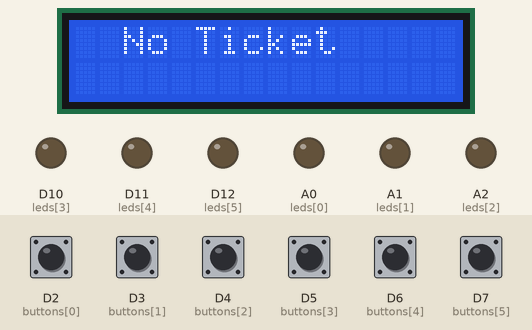
This sketch was run on a simulated Arduino Uno R4 WiFi. Parts: 16×2 character LCD, output pins drawn as LEDs (lit = HIGH). The inputs (shaded band) are chosen by the test bench; at power-on: D2 (buttons[0]), D3 (buttons[1]), D4 (buttons[2]), D5 (buttons[3]), D6 (buttons[4]), D7 (buttons[5]) HIGH. WiFi joins after 1.5 s; servers stay silent unless stated; what the sketch prints to the serial monitor is not drawn.

Above: at 5.8 s.
5.9 s: D2 (buttons[0]) pulled LOW for 0.15 s
At 6.0 s:
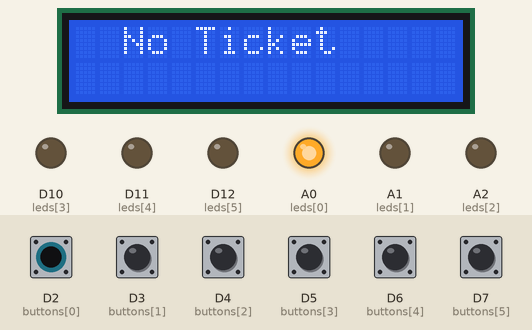
7.6 s: D3 (buttons[1]) pulled LOW for 0.15 s
At 7.7 s:
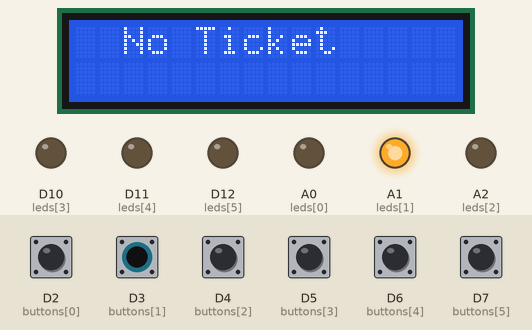
9.3 s: D4 (buttons[2]) pulled LOW for 0.15 s
At 9.4 s:
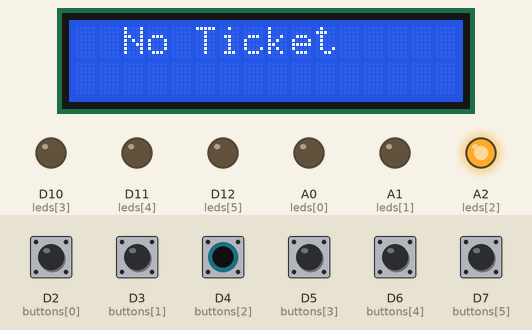
11.0 s: D5 (buttons[3]) pulled LOW for 0.15 s
At 11.1 s:
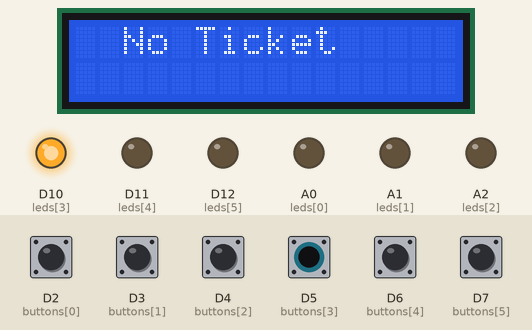
12.7 s: D6 (buttons[4]) pulled LOW for 0.15 s
At 12.8 s:
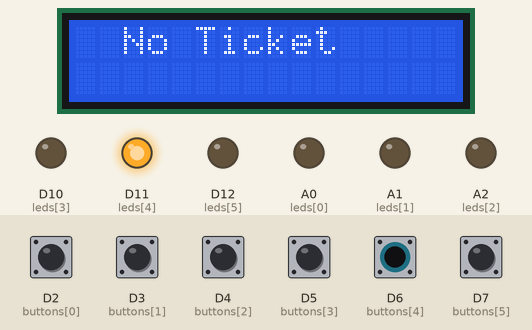
14.4 s: D7 (buttons[5]) pulled LOW for 0.15 s
At 14.5 s:
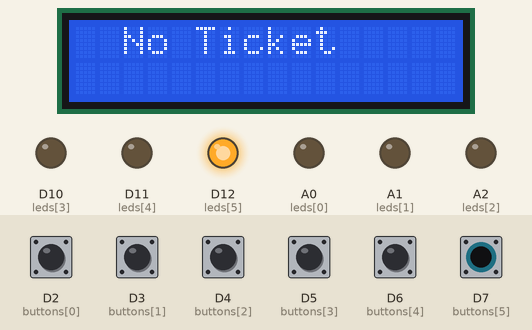
Timing chart, 0 to 17.1 s (numbered marks = the images above; inputs shaded):
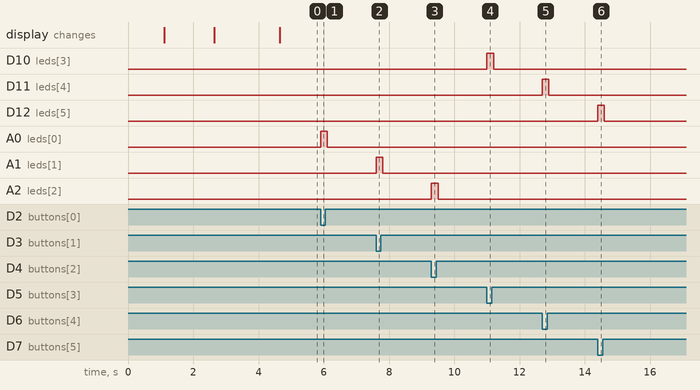

Measured:
- after the input at 5.9 s, A0 (leds[0]): LOW → HIGH at once, → LOW 0.20 s later
- after the input at 7.6 s, A1 (leds[1]): LOW → HIGH at once, → LOW 0.20 s later
- after the input at 9.3 s, A2 (leds[2]): LOW → HIGH at once, → LOW 0.20 s later
- after the input at 11.0 s, D10 (leds[3]): LOW → HIGH at once, → LOW 0.20 s later
- after the input at 12.7 s, D11 (leds[4]): LOW → HIGH at once, → LOW 0.20 s later
- after the input at 14.4 s, D12 (leds[5]): LOW → HIGH at once, → LOW 0.20 s later

The sketch:

ArduinoWIFI_withLCD_withBUTTONS.ino
```cpp
#include <LiquidCrystal_I2C.h>
#include <WiFiS3.h>
#include <ArduinoHttpClient.h>

// ================= WiFi =================
const char* ssid     = "OSTI_WIFI";
const char* password = "P@$$w0rd2021";

const char* serverAddress = "192.168.1.7";
int serverPort = 12345;

WiFiClient wifi;

// ================= LCD =================
LiquidCrystal_I2C lcd(0x27, 16, 2);

// ================= Button & LED Setup =================
const int buttons[] = {2, 3, 4, 5, 6, 7};
const int leds[]    = {A0, A1, A2, 10, 11, 12};
const char* labels[] = {"2", "3", "4", "5", "6", "7"};

const int NUM_BTNS = 6;

// ================= Timing =================
const unsigned long debounceDelay   = 50;   // debounce
const unsigned long nextPressDelay  = 500;  // cooldown

// Track button states
bool prevState[NUM_BTNS] = {HIGH, HIGH, HIGH, HIGH, HIGH, HIGH};
unsigned long lastPress[NUM_BTNS] = {0, 0, 0, 0, 0, 0};

// ================= Ticket Display =================
unsigned long lastTicketTime = 0;
bool ticketDisplayed = false;

void setup() {
  Serial.begin(115200);

  // Setup inputs and outputs
  for (int i = 0; i < NUM_BTNS; i++) {
    pinMode(buttons[i], INPUT_PULLUP);
    pinMode(leds[i], OUTPUT);
    digitalWrite(leds[i], LOW);
  }

  // LCD init
  lcd.init();
  lcd.backlight();
  lcd.setCursor(0, 0);
  lcd.print("Queue System");
  lcd.setCursor(0, 1);
  lcd.print("Initializing...");

  delay(1000);

  // Connect to WiFi with status messages
  connectWiFi();
}

void loop() {
  // Check WiFi status, reconnect if needed
  if (WiFi.status() != WL_CONNECTED) {
    connectWiFi();
  }

  // Check all buttons
  for (int i = 0; i < NUM_BTNS; i++) {
    checkButton(i);
  }

  // Reset LCD
  if (ticketDisplayed && (millis() - lastTicketTime >= 60000)) {
    lcd.clear();
    lcd.setCursor(2, 0);
    lcd.print("No Ticket");
    ticketDisplayed = false;
  }
}

// ================= Button Check =================
void checkButton(int i) {
  bool currentState = digitalRead(buttons[i]);

  // long press behavior
  digitalWrite(leds[i], currentState == LOW ? HIGH : LOW);

  // Detect falling edge (button press) with debounce + cooldown
  if (prevState[i] == HIGH && currentState == LOW &&
      (millis() - lastPress[i]) > (debounceDelay + nextPressDelay)) {

    lastPress[i] = millis();
    Serial.println(labels[i]);

    // Send to server over WiFi and display ticket from response
    String ticket = sendButtonPress(labels[i]);
    if (ticket.length() > 0) {
      lcd.clear();
      lcd.setCursor(0, 0);
      lcd.print("Ticket:");
      lcd.setCursor(8, 0);
      lcd.print(ticket);

      lastTicketTime = millis();
      ticketDisplayed = true;
    }
  }

  prevState[i] = currentState;
}

// ================= WiFi Functions =================
void connectWiFi() {
  lcd.clear();
  lcd.setCursor(0, 0);
  lcd.print("Connecting to");
  lcd.setCursor(0, 1);
  lcd.print(ssid);

  Serial.print("Connecting to WiFi ");
  Serial.println(ssid);

  unsigned long startAttempt = millis();
  int dots = 0;

  while (WiFi.begin(ssid, password) != WL_CONNECTED) {
    lcd.setCursor(strlen(ssid), 1);
    lcd.print('.');
    dots++;
    if (dots > 5) {
      lcd.setCursor(strlen(ssid), 1);
      lcd.print("     ");
      dots = 0;
    }

    Serial.print(".");
    delay(500);

    if (millis() - startAttempt > 10000) {
      lcd.clear();
      lcd.setCursor(0, 0);
      lcd.print("WiFi Failed");
      Serial.println("\nWiFi Failed");
      delay(2000);
      return;
    }
  }

  Serial.println("\nWiFi connected.");
  Serial.print("IP: ");
  Serial.println(WiFi.localIP());

  lcd.clear();
  lcd.setCursor(0, 0);
  lcd.print("WiFi Connected");
  lcd.setCursor(0, 1);
  lcd.print(WiFi.localIP());
  delay(2000);

  lcd.clear();
  lcd.setCursor(2, 0);
  lcd.print("No Ticket");
}

// ================= HTTP Send =================
String sendButtonPress(const char* label) {
  HttpClient client = HttpClient(wifi, serverAddress, serverPort);

  String endpoint = "/api/key/";
  endpoint += label;

  client.get(endpoint); // GET request

  int statusCode = client.responseStatusCode();
  String response = client.responseBody();

  Serial.print("HTTP Status: ");
  Serial.println(statusCode);
  Serial.print("Response: ");
  Serial.println(response);

  if (statusCode == 200 && response.length() > 0) {
    // Extract only displayText from JSON
    int start = response.indexOf("\"displayText\":\"");
    if (start >= 0) {
      start += 15; // skip to value
      int end = response.indexOf("\"", start);
      if (end > start) {
        String ticket = response.substring(start, end);
        return ticket;
      }
    }
  }
  return "";
}
```
